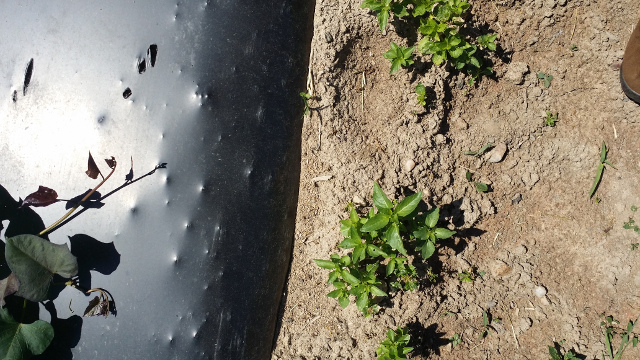
#> input picture samples/5.jpg, 640 x 360 px
$ python flood_contours.py --image samples/5.jpg
#> lines starting #> are read from the running program, lines starting #| are printed output that depends on the picture
import cv2
import numpy as np
import math
import argparse

ap = argparse.ArgumentParser()
ap.add_argument("-i", "--image", required=True, help="Path to the image")
ap.add_argument("-in", "--indoor", action='store_true', help="Indoor image")
args = vars(ap.parse_args())

indoor = args["indoor"]

img = cv2.imread(args["image"])
#> img is the input picture: shape (360, 640, 3); mean B, G, R 111.8, 127.3, 133.7
height, width, color = img.shape
#> height = 360; width = 640; color = 3

if indoor:
    equalized = np.copy(img)
    clahe = cv2.createCLAHE(clipLimit=3, tileGridSize=(10, 10))
    for c in range(color):
        equalized[:, :, c] = clahe.apply(equalized[:, :, c])
else:
    equalized = np.copy(img)

kernel = cv2.getStructuringElement(cv2.MORPH_ELLIPSE, (10, 10))
morphed = cv2.morphologyEx(equalized, cv2.MORPH_CLOSE, kernel)
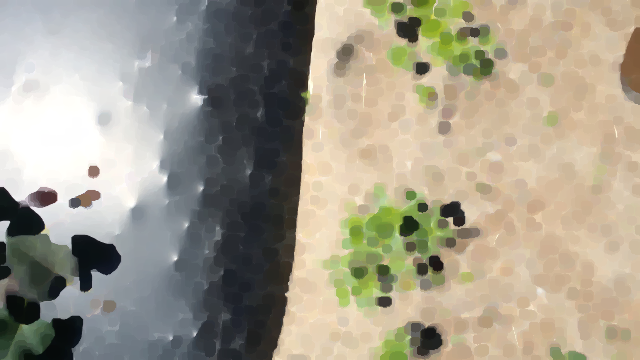
#> morphed: shape (360, 640, 3); mean B, G, R 139.6, 156.5, 163

displayed = np.copy(equalized)

seedPoint = None
distancePoint = None
zones = []


# [66 lines left out: functions selectSeedPoint, sampleFlood, not called in this run]


cv2.namedWindow("image")
cv2.setMouseCallback("image", selectSeedPoint)

while True:
    cv2.imshow("image", displayed)
    key = cv2.waitKey(1) & 0xFF
#> (key Esc is pressed here)

    # esc
    if key == 27:
        break
    elif key == ord("r"):
        displayed = np.copy(equalized)

cv2.destroyAllWindows()
